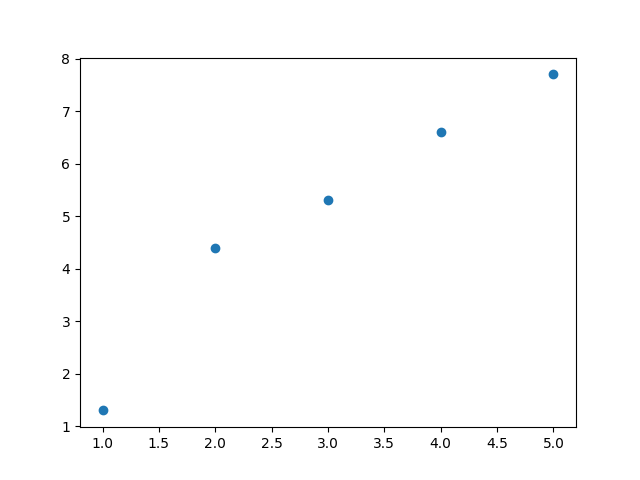

This figure's Python source:
from matplotlib import pyplot

x_data = [ 1, 2, 3, 4, 5]
y_data = [5.5, 6.4, 5.3, 4.4, 7.9]

figure = pyplot.figure()
pyplot.scatter(x_data, y_data)
figure.savefig("graph.png")

x_data = [ 1, 2, 3, 4, 5]
y_data = [1.3, 4.4, 5.3, 6.6, 7.7]

figure = pyplot.figure()
pyplot.scatter(x_data, y_data)
figure.savefig("graph.png")